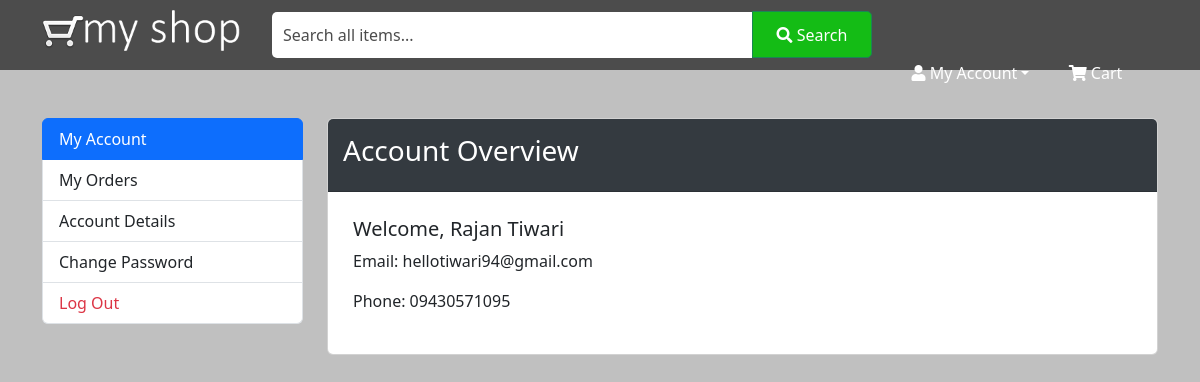
Page /account/account_details.php (signed in) on the committed database.
### tables this page shows
CREATE TABLE `users` (
  `user_id` int(11) NOT NULL,
  `first_name` varchar(190) NOT NULL,
  `last_name` varchar(190) NOT NULL,
  `email` varchar(190) NOT NULL,
  `mobile` varchar(15) NOT NULL,
  `password` varchar(50) NOT NULL,
  `user_status` enum('0','1') NOT NULL,
  `created_at` varchar(30) NOT NULL,
  `updated_at` timestamp NOT NULL DEFAULT current_timestamp() ON UPDATE current_timestamp()
);

### class/Db.php (called while the page is built, shortened)
<?php
class Db
{
    private $host = 'localhost';
    private $username = 'root';
    private $password = '';
    private $database = 'myweb_ecom';
    public function __construct()
    {
        try {
            $dsn = "mysql:host={$this->host}; dbname={$this->database};";
            $option = array(PDO::ATTR_PERSISTENT);
            $this->db = new PDO($dsn, $this->username, $this->password, $option);
        } catch (PDOException $e) {
            echo "Connection Error: " . $e->getMessage();
            exit;
        }
    }
}

### class/Crud.php (called while the page is built, shortened)
<?php
require_once('Db.php');
class Crud extends Db
{
    public function custom_get($table_name, $where = '', $fetch_type = "fetchAll")
    {
        $sql = "SELECT * FROM $table_name ";
        if (!empty($where)) {
            $sql .= $where;
        }
        $stmt = $this->db->prepare($sql);
        $stmt->execute();
        if ($fetch_type == "fetch") {
            $result = $stmt->fetch(PDO::FETCH_ASSOC);
        }
        return $result;
    }
}

### account/account_details.php (the view, shortened to what this page needs)
<?php
include '../includes/header.php';
include '../includes/navbar.php';
$obj = new Crud();
$user_id = $_SESSION['id'];
$userDetails = $obj->custom_get('users', " WHERE user_id = '$user_id'", 'fetch');
?>
<div class="container mt-5">
    <div class="row">
        <?php require_once 'sidebar.php'; ?>
        <div class="col-md-9">
            <div class="card">
                <div class="card-header">
                    <h3>Account Overview</h3>
                </div>
                <div class="card-body">
                    <h5>Welcome, <?= $userDetails['first_name'] . ' ' . $userDetails['last_name']; ?></h5>
                    <p>Email: <?= $userDetails['email']; ?></p>
                    <p>Phone: <?= $userDetails['mobile']; ?></p>
                </div>
            </div>
        </div>
    </div>
</div>
<?php
include '../includes/footer.php';
?>

### css/style.css (style rules this page uses)
* { margin: 0; padding: 0; }
body { background: silver; }

### account/account_details.php (style rules this page uses)
.card-header { background-color: #343a40; color: white; padding: 15px; border-radius: 8px 8px 0 0; }
.card-body { padding: 25px; }

### rows in the picture
users: first_name "Rajan", last_name "Tiwari", email "hellotiwari94@gmail.com", mobile "09430571095"
